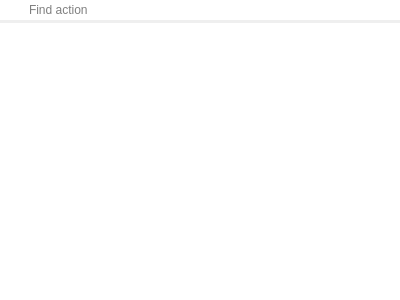
<?xml version="1.0" encoding="UTF-8"?>
<ui version="4.0">
 <class>ActionDialog</class>
 <widget class="QDialog" name="ActionDialog">
  <property name="geometry">
   <rect>
    <x>0</x>
    <y>0</y>
    <width>400</width>
    <height>300</height>
   </rect>
  </property>
  <property name="windowTitle">
   <string>Find action</string>
  </property>
  <layout class="QGridLayout" name="gridLayout">
   <property name="leftMargin">
    <number>0</number>
   </property>
   <property name="topMargin">
    <number>0</number>
   </property>
   <property name="rightMargin">
    <number>0</number>
   </property>
   <property name="bottomMargin">
    <number>0</number>
   </property>
   <property name="spacing">
    <number>3</number>
   </property>
   <item row="0" column="0">
    <widget class="QLineEdit" name="actionLineEdit">
     <property name="styleSheet">
      <string notr="true">QLineEdit {
	border: none;
	padding: 2px 5px 2px 27px;
	background-image: url(:/images/search-notes.svg);
	background-repeat: no-repeat;
	background-position: center left;
	margin-right: 0px;
}
</string>
     </property>
     <property name="placeholderText">
      <string>Find action</string>
     </property>
     <property name="clearButtonEnabled">
      <bool>true</bool>
     </property>
    </widget>
   </item>
   <item row="1" column="0">
    <widget class="QTreeWidget" name="actionTreeWidget">
     <property name="contextMenuPolicy">
      <enum>Qt::CustomContextMenu</enum>
     </property>
     <property name="frameShape">
      <enum>QFrame::NoFrame</enum>
     </property>
     <property name="selectionMode">
      <enum>QAbstractItemView::ExtendedSelection</enum>
     </property>
     <property name="headerHidden">
      <bool>true</bool>
     </property>
     <column>
      <property name="text">
       <string notr="true">Name</string>
      </property>
     </column>
    </widget>
   </item>
  </layout>
 </widget>
 <resources/>
 <connections/>
</ui>
